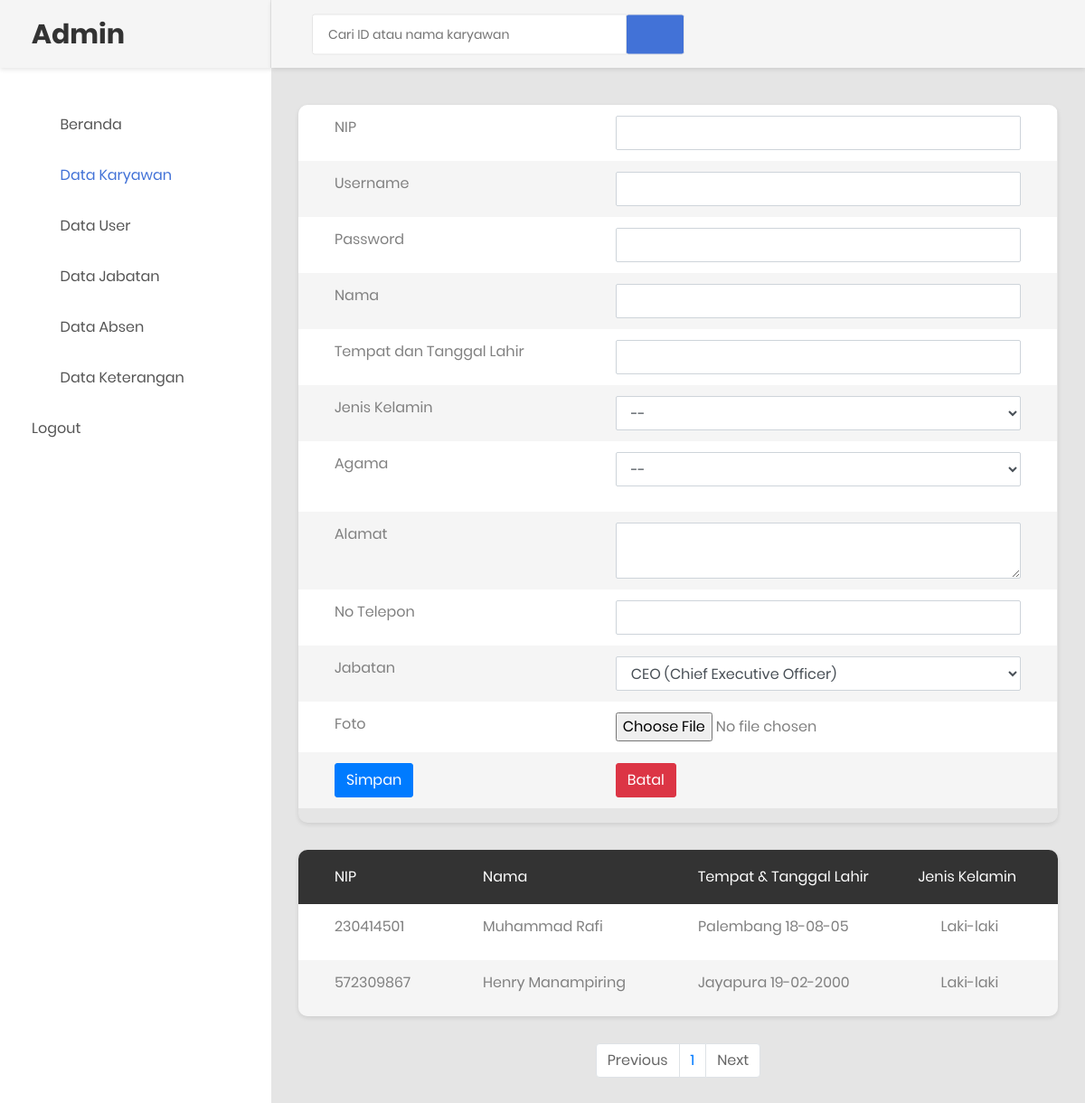
/datakaryawan.php (signed in), run on the app's committed database.
### tables this page shows
CREATE TABLE `tb_karyawan` (
  `id_karyawan` int(11) NOT NULL,
  `username` varchar(50) NOT NULL,
  `password` varchar(50) NOT NULL,
  `nama` varchar(255) NOT NULL,
  `tmp_tgl_lahir` varchar(255) NOT NULL,
  `jenkel` varchar(255) NOT NULL,
  `agama` varchar(255) NOT NULL,
  `alamat` text NOT NULL,
  `no_tel` varchar(18) NOT NULL,
  `jabatan` varchar(255) NOT NULL,
  `foto` varchar(50) NOT NULL
);

### datakaryawan.php (the view, shortened to what this page needs)
<!DOCTYPE html>
<html lang="en">
<head>
<link rel="stylesheet" href="https://maxcdn.bootstrapcdn.com/bootstrap/4.5.2/css/bootstrap.min.css">
<link rel="stylesheet" type="text/css" href="css/bootstrap.css" media="all">
<link href="css/font-face.css" rel="stylesheet" media="all">
<link href="vendor/font-awesome-4.7/css/font-awesome.min.css" rel="stylesheet" media="all">
<link href="vendor/font-awesome-5/css/fontawesome-all.min.css" rel="stylesheet" media="all">
<link href="vendor/mdi-font/css/material-design-iconic-font.min.css" rel="stylesheet" media="all">
<link href="vendor/bootstrap-4.1/bootstrap.min.css" rel="stylesheet" media="all">
<link href="vendor/animsition/animsition.min.css" rel="stylesheet" media="all">
<link href="vendor/bootstrap-progressbar/bootstrap-progressbar-3.3.4.min.css" rel="stylesheet" media="all">
<link href="vendor/wow/animate.css" rel="stylesheet" media="all">
<link href="vendor/css-hamburgers/hamburgers.min.css" rel="stylesheet" media="all">
<link href="vendor/slick/slick.css" rel="stylesheet" media="all">
<link href="vendor/select2/select2.min.css" rel="stylesheet" media="all">
<link href="vendor/perfect-scrollbar/perfect-scrollbar.css" rel="stylesheet" media="all">
<link href="css/theme.css" rel="stylesheet" media="all">
</head>
<body class="animsition">
<div class="page-wrapper">
<aside class="menu-sidebar d-none d-lg-block">
<div class="logo">
<a href="#">
<h2>Admin</h2>
</a>
</div>
<div class="menu-sidebar__content js-scrollbar1">
<nav class="navbar-sidebar">
<ul class="list-unstyled navbar__list">
<li>
<a class="js-arrow" href="admin2.php">
<i class="fas fa-tachometer-alt"></i>Beranda</a>
</li>
<li class="active">
<a href="datakaryawan.php">
<i class="fas fa-chart-bar"></i>Data Karyawan</a>
</li>
<li>
<a href="datauser.php">
<i class="fas fa-table"></i>Data User</a>
</li>
<li>
<a href="datajabatan.php">
<i class="far fa-check-square"></i>Data Jabatan</a>
</li>
<li>
<a href="data_absen.php">
<i class="fas fa-calendar-alt"></i>Data Absen</a>
</li>
<li>
<a href="data_keterangan.php">
<i class="fas fa-map-marker-alt"></i>Data Keterangan</a>
</li>
<li>
<a href="logout.php">Logout</a>
</li>
</ul>
</nav>
</div>
</aside>
<div class="page-container">
<header class="header-desktop">
<div class="section__content section__content--p30">
<div class="container-fluid">
<div class="header-wrap">
<form class="form-header" action="prospenkar.php" method="POST">
<input class="au-input au-input--xl" autocomplete="off" type="text" name="cari" placeholder="Cari ID atau nama karyawan" />
<button class="au-btn--submit" type="submit">
<i class="zmdi zmdi-search"></i>
</button>
</form>
</div>
</div>
</div>
</header>
<div class="main-content">
<div class="section__content section__content--p30">
<div class="container-fluid">
<div class="row">
<div class="table-responsive table--no-card m-b-30">
<form action="dt_karyawan_sv.php" enctype="multipart/form-data" method="post">
<div class="form-group">
<table class="table table-borderless table-striped table-earning" >
<tbody>
<tr>
<td>NIP</td>
<td>
<input type="text" class="form-control" maxlength="9" required="" name="id_karyawan" autocomplete="off" size="25px" maxlength="25px">
</td>
</tr>
<tr>
<td>Username</td>
<td>
<input type="text" class="form-control" required="" name="username" autocomplete="off">
</td>
</tr>
<tr>
<td>Password</td>
<td>
<input type="text" class="form-control" required="" name="password" autocomplete="off">
</td>
</tr>
<tr>
<td>Nama</td>
<td><input type="text" class="form-control" required="" name="nama" autocomplete="off"></td>
</tr>
<tr>
<td>Tempat dan Tanggal Lahir</td>
<td><input type="text" class="form-control" required="" name="tmp_tgl_lahir" autocomplete="off"></td>
</tr>
<tr>
<td>Jenis Kelamin</td>
<td>
<select class="form-control" required="" name="jenkel">
<option>--</option>
</select>
</td>
</tr>
<tr>
<td>Agama</td>
<td>
<div class="form-group">
<select class="form-control" required="" name="agama">
<option>--</option>
</select>
</div>
</td>
</tr>
<tr>
<td>Alamat</td>
<td><textarea class="form-control" required="" name="alamat" autocomplete="off"></textarea> </td>
</tr>
<tr>
<td>No Telepon</td>
<td><input type="text" autocomplete="off" maxlength="18" required="" class="form-control" name="no_tel"></td>
</tr>
<tr>
<td>Jabatan</td>
<td>
<select class="form-control" name="jabatan" required="">
<?php
include 'koneksi.php';
$sql = "SELECT * FROM tb_jabatan";
$hasil = mysqli_query($koneksi, $sql);
while ($data = mysqli_fetch_array($hasil)) {
?>
<option value="<?php echo $data['jabatan'];?>"><?php echo $data['jabatan']; ?></option>
<?php } ?>
</select>
</td>
</tr>
<tr>
<td>Foto</td>
<td><input type="file" name="foto" required></td>
</tr>
<tr>
<td><button type="submit" name="simpan" class="btn btn-primary">Simpan</button></td>
<td><input type="reset" name="" value="Batal" class="btn btn-danger"></td>
</tr>
</tbody>
</table>
</div>
</form>
</div>
</div>
<?php
include 'koneksi.php';
?>
<div class="row">
<div class="table-responsive table--no-card m-b-30">
<table class="table table-borderless table-striped table-earning">
<thead>
<tr>
<th>NIP</th>
<th>Nama</th>
<th>Tempat & tanggal lahir</th>
<th class="text-right">Jenis Kelamin</th>
</tr>
</thead>
<tbody>
<?php
include 'paging.php';
?>
</tbody>
</table>
</div>
</div>
<ul class="pagination justify-content-center">
<li class="page-item">
<a class="page-link" <?php if($halaman > 1){ echo "href='?halaman=$Previous'"; } ?>>Previous</a>
</li>
<?php
for($x=1;$x<=$total_halaman;$x++){
?>
<li class="page-item"><a class="page-link" href="?halaman=<?php echo $x ?>"><?php echo $x; ?></a></li>
<?php
}
?>
<li class="page-item">
<a  class="page-link" <?php if($halaman < $total_halaman) { echo "href='?halaman=$next'"; } ?>>Next</a>
</li>
</ul>
<div class="row">
<div class="col-lg-6">
</div>
<div class="col-lg-6">
</div>
</div>
<div class="row">
<div class="col-md-12">
</div>
</div>
</div>
</div>
</div>
</div>
</body>
</html>

### paging.php (shortened to what this page needs)
<?php
include 'koneksi.php';
$batas = 5;
$halaman = isset($_GET['halaman']) ? (int)$_GET['halaman'] : 1;
$halaman_awal = ($halaman > 1) ? ($halaman * $batas) - $batas : 0;
$data = mysqli_query($koneksi, "SELECT * FROM tb_karyawan");
$jumlah_data = mysqli_num_rows($data);
$total_halaman = ceil($jumlah_data / $batas);
$data_karyawan = mysqli_query($koneksi, "SELECT * FROM tb_karyawan LIMIT $halaman_awal, $batas");
while ($row = mysqli_fetch_array($data_karyawan)) {
?>
    <tr>
        <td><?php echo $row['id_karyawan']; ?></td>
        <td><?php echo $row['nama']; ?></td>
        <td><?php echo $row['tmp_tgl_lahir']; ?></td>
        <td><?php echo $row['jenkel']; ?></td>
    </tr>
<?php } ?>

### data on the page
tb_karyawan: id_karyawan "230414501", nama "Muhammad Rafi", tmp_tgl_lahir "Palembang 18-08-05", jenkel "Laki-laki"
tb_karyawan: id_karyawan "572309867", nama "Henry Manampiring", tmp_tgl_lahir "Jayapura 19-02-2000", jenkel "Laki-laki"

### other printed values
form field jabatan "CEO (Chief Executive Officer)"
